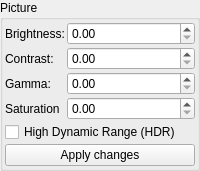
    <widget class="QGroupBox" name="groupBox_ImageAdjustments">
     <property name="toolTip">
      <string>&lt;html&gt;&lt;head/&gt;&lt;body&gt;&lt;p&gt;Adjustments for image colors. Can be changed after rendering&lt;/p&gt;&lt;p&gt;&lt;br/&gt;&lt;/p&gt;&lt;/body&gt;&lt;/html&gt;</string>
     </property>
     <property name="title">
      <string>Picture</string>
     </property>
     <layout class="QVBoxLayout" name="verticalLayout_20">
      <property name="spacing">
       <number>2</number>
      </property>
      <property name="leftMargin">
       <number>2</number>
      </property>
      <property name="topMargin">
       <number>2</number>
      </property>
      <property name="rightMargin">
       <number>2</number>
      </property>
      <property name="bottomMargin">
       <number>2</number>
      </property>
      <item>
       <layout class="QGridLayout" name="gridLayout" rowstretch="0,0,0,0" columnstretch="0,1">
        <property name="spacing">
         <number>2</number>
        </property>
        <item row="1" column="1">
         <widget class="MyDoubleSpinBox" name="spinbox_contrast">
          <property name="sizePolicy">
           <sizepolicy hsizetype="Minimum" vsizetype="Preferred">
            <horstretch>0</horstretch>
            <verstretch>0</verstretch>
           </sizepolicy>
          </property>
          <property name="toolTip">
           <string>&lt;html&gt;&lt;head/&gt;&lt;body&gt;&lt;p&gt;Contrast of image&lt;/p&gt;&lt;p&gt;Use &lt;span style=&quot; font-style:italic;&quot;&gt;apply changes&lt;/span&gt; button to update image&lt;/p&gt;&lt;/body&gt;&lt;/html&gt;</string>
          </property>
          <property name="prefix">
           <string/>
          </property>
          <property name="suffix">
           <string/>
          </property>
          <property name="decimals">
           <number>2</number>
          </property>
          <property name="maximum">
           <double>1000.000000000000000</double>
          </property>
          <property name="singleStep">
           <double>0.100000000000000</double>
          </property>
         </widget>
        </item>
        <item row="2" column="1">
         <widget class="MyDoubleSpinBox" name="spinbox_gamma">
          <property name="sizePolicy">
           <sizepolicy hsizetype="Minimum" vsizetype="Preferred">
            <horstretch>0</horstretch>
            <verstretch>0</verstretch>
           </sizepolicy>
          </property>
          <property name="toolTip">
           <string>&lt;html&gt;&lt;head/&gt;&lt;body&gt;&lt;p&gt;Gamma of image. Tip: Reducing gamma may help to avoid overexposure when volumetric lights are enabled.&lt;/p&gt;&lt;p&gt;Use &lt;span style=&quot; font-style:italic;&quot;&gt;apply changes&lt;/span&gt; button to update image&lt;/p&gt;&lt;/body&gt;&lt;/html&gt;</string>
          </property>
          <property name="prefix">
           <string/>
          </property>
          <property name="suffix">
           <string/>
          </property>
          <property name="decimals">
           <number>2</number>
          </property>
          <property name="maximum">
           <double>1000.000000000000000</double>
          </property>
          <property name="singleStep">
           <double>0.100000000000000</double>
          </property>
         </widget>
        </item>
        <item row="0" column="1">
         <widget class="MyDoubleSpinBox" name="spinbox_brightness">
          <property name="sizePolicy">
           <sizepolicy hsizetype="Minimum" vsizetype="Preferred">
            <horstretch>0</horstretch>
            <verstretch>0</verstretch>
           </sizepolicy>
          </property>
          <property name="toolTip">
           <string>&lt;html&gt;&lt;head/&gt;&lt;body&gt;&lt;p&gt;Brightness of image&lt;/p&gt;&lt;p&gt;Use &lt;span style=&quot; font-style:italic;&quot;&gt;apply changes&lt;/span&gt; button to update image&lt;br/&gt;&lt;/p&gt;&lt;/body&gt;&lt;/html&gt;</string>
          </property>
          <property name="prefix">
           <string/>
          </property>
          <property name="suffix">
           <string/>
          </property>
          <property name="decimals">
           <number>2</number>
          </property>
          <property name="maximum">
           <double>1000.000000000000000</double>
          </property>
          <property name="singleStep">
           <double>0.100000000000000</double>
          </property>
         </widget>
        </item>
        <item row="2" column="0">
         <widget class="QLabel" name="label_4">
          <property name="text">
           <string>Gamma:</string>
          </property>
         </widget>
        </item>
        <item row="0" column="0">
         <widget class="QLabel" name="label_3">
          <property name="text">
           <string>Brightness:</string>
          </property>
         </widget>
        </item>
        <item row="1" column="0">
         <widget class="QLabel" name="label_45">
          <property name="text">
           <string>Contrast:</string>
          </property>
         </widget>
        </item>
        <item row="3" column="0">
         <widget class="QLabel" name="label_46">
          <property name="text">
           <string>Saturation</string>
          </property>
         </widget>
        </item>
        <item row="3" column="1">
         <widget class="MyDoubleSpinBox" name="spinbox_saturation">
          <property name="sizePolicy">
           <sizepolicy hsizetype="Minimum" vsizetype="Preferred">
            <horstretch>0</horstretch>
            <verstretch>0</verstretch>
           </sizepolicy>
          </property>
          <property name="toolTip">
           <string>&lt;html&gt;&lt;head/&gt;&lt;body&gt;&lt;p&gt;Gamma of image&lt;/p&gt;&lt;p&gt;Use &lt;span style=&quot; font-style:italic;&quot;&gt;apply changes&lt;/span&gt; button to update image&lt;/p&gt;&lt;/body&gt;&lt;/html&gt;</string>
          </property>
          <property name="prefix">
           <string/>
          </property>
          <property name="suffix">
           <string/>
          </property>
          <property name="decimals">
           <number>2</number>
          </property>
          <property name="maximum">
           <double>1000.000000000000000</double>
          </property>
          <property name="singleStep">
           <double>0.100000000000000</double>
          </property>
         </widget>
        </item>
       </layout>
      </item>
      <item>
       <widget class="MyCheckBox" name="checkBox_hdr">
        <property name="toolTip">
         <string>&lt;html&gt;&lt;head/&gt;&lt;body&gt;&lt;p&gt;High dynamic range effect. Reduces brightness of the brightest pixels to prevent oversaturation.&lt;/p&gt;&lt;p&gt;Use &lt;span style=&quot; font-style:italic;&quot;&gt;apply changes&lt;/span&gt; button to update image&lt;/p&gt;&lt;/body&gt;&lt;/html&gt;</string>
        </property>
        <property name="text">
         <string>High Dynamic Range (HDR)</string>
        </property>
       </widget>
      </item>
      <item>
       <widget class="QPushButton" name="pushButton_apply_image_changes">
        <property name="toolTip">
         <string>&lt;html&gt;&lt;head/&gt;&lt;body&gt;&lt;p&gt;Apply changes of image colors&lt;/p&gt;&lt;p&gt;&lt;br/&gt;&lt;/p&gt;&lt;/body&gt;&lt;/html&gt;</string>
        </property>
        <property name="text">
         <string>Apply changes</string>
        </property>
        <property name="icon">
         <iconset theme="dialog-ok-apply">
          <normaloff>../git/.designer/backup</normaloff>../git/.designer/backup</iconset>
        </property>
       </widget>
      </item>
     </layout>
    </widget>
